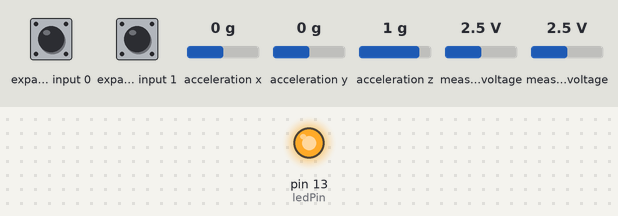
The sketch below on a simulated Arduino Uno, built with avr-gcc and run on an emulated ATmega328P. Shown: output pins drawn as LEDs (lit = HIGH). Wiring (inferred from the names in the program): Wii Nunchuk at I2C address 0x52. Inputs (shaded band) come from the test bench; at power-on: acceleration y 0 g, expander input 0 HIGH, expander input 1 HIGH, acceleration x 0 g, acceleration z 1 g, measured voltage 2.5 V. What the sketch prints to the serial monitor is not drawn.

Above: at 1.2 s.
1.3 s: acceleration y set to -1.4 g
3.4 s: acceleration y set to -0.8 g
Timing chart, 0 to 6.4 s (numbered marks = the images above; inputs shaded):
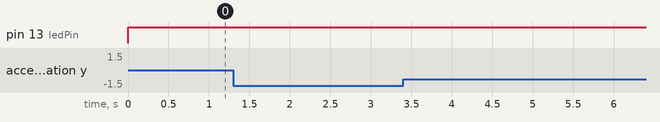

Measured:
- after the input at 1.3 s, every drawn part: stays the same
- after the input at 3.4 s, every drawn part: stays the same

The sketch:

WiiNunchuk_YAcceleration_Arduino.ino
```cpp
#include <Wire.h>
#include <string.h>
#undef int
#include <stdio.h>

uint8_t outbuf[6];		// array to store arduino output
int cnt = 0;
int ledPin = 13;

void setup ()
{
  Serial.begin (19200);
  Serial.print ("Finished setup\n");
  Wire.begin ();		// join i2c bus with address 0x52
  nunchuck_init (); // send the initilization handshake
  pinMode(ledPin, OUTPUT); //sets the led pin to output
}

void nunchuck_init ()
{
  Wire.beginTransmission (0x52);	// transmit to device 0x52
  Wire.write (0x40);		// sends memory address
  Wire.write (0x00);		// sends sent a zero.
  Wire.endTransmission ();	// stop transmitting
}

void send_zero ()
{
  Wire.beginTransmission (0x52);	// transmit to device 0x52
  Wire.write (0x00);		// sends one byte
  Wire.endTransmission ();	// stop transmitting
}

void loop ()
{
  Wire.requestFrom (0x52, 6);	// request data from nunchuck
  while (Wire.available ())
    {
      outbuf[cnt] = nunchuk_decode_byte (Wire.read ());	// receive byte as an integer
      digitalWrite (ledPin, HIGH);	// sets the LED on
      cnt++;
    }
  // If we received the 6 bytes, then go print them
  if (cnt >= 5)
    {
      print ();
    }
  cnt = 0;
  send_zero (); // send the request for next bytes
  delay (100);
}

// Print the input data we have recieved
// accel data is 10 bits long
// so we read 8 bits, then we have to add
// on the last 2 bits.  That is why I
// multiply them by 2 * 2
void print ()
{
  int joy_x_axis = outbuf[0];
  int joy_y_axis = outbuf[1];
  int accel_x_axis = outbuf[2] * 2 * 2;
  int accel_y_axis = outbuf[3] * 2 * 2;
  int accel_z_axis = outbuf[4] * 2 * 2;

  int z_button = 0;
  int c_button = 0;

 // byte outbuf[5] contains bits for z and c buttons
 // it also contains the least significant bits for the accelerometer data
 // so we have to check each bit of byte outbuf[5]
  if ((outbuf[5] >> 0) & 1)
    {
      z_button = 1;
    }
  if ((outbuf[5] >> 1) & 1)
    {
      c_button = 1;
    }

  if ((outbuf[5] >> 2) & 1)
    {
      accel_x_axis += 2;
    }
  if ((outbuf[5] >> 3) & 1)
    {
      accel_x_axis += 1;
    }
  if ((outbuf[5] >> 4) & 1)
    {
      accel_y_axis += 2;
    }

  if ((outbuf[5] >> 5) & 1)
    {
      accel_y_axis += 1;
    }

  if ((outbuf[5] >> 6) & 1)
    {
      accel_z_axis += 2;
    }
  if ((outbuf[5] >> 7) & 1)
    {
      accel_z_axis += 1;
    }

  /*Serial.print (joy_x_axis, DEC);
  Serial.print ("\t");*/


//Serial.print((byte)joy_y_axis, DEC);
  //Serial.print (joy_y_axis, BYTE);
//  Serial.println (joy_y_axis, DEC);
//Serial.write (joy_y_axis);

//  Serial.write (joy_y_axis);
  Serial.write (accel_y_axis);
//    Serial.write (accel_z_axis);
/*  Serial.print (accel_x_axis, DEC);
  Serial.print ("\t");*/
//  Serial.write (accel_x_axis);
/*  Serial.print ("\t");
  Serial.print (accel_x_axis, DEC);
  Serial.print ("\t");
  Serial.print (accel_y_axis, DEC);
  Serial.print ("\t");
  Serial.print (accel_z_axis, DEC);
  Serial.print ("\t");
  Serial.print (z_button, DEC);
  Serial.print ("\t");
  Serial.print (c_button, DEC);
  Serial.print ("\t");
  Serial.print ("\r\n");*/
}

// Encode data to format that most wiimote drivers except
// only needed if you use one of the regular wiimote drivers
char
nunchuk_decode_byte (char x)
{
  x = (x ^ 0x17) + 0x17;
  return x;
}
```
